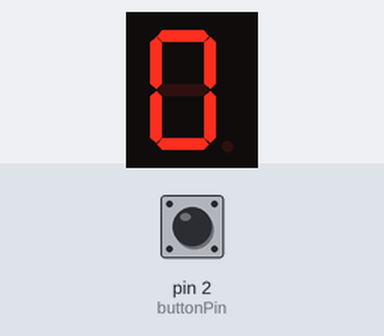
The sketch below on a simulated Arduino Uno, built with avr-gcc and run on an emulated ATmega328P. Shown: 1-digit seven-segment display. Wiring (inferred from the names in the program): 1-digit 7-segment display, segments lit when LOW: segments pin 5, pin 6, pin 7, pin 8, pin 9, pin 10, pin 11. The inputs (shaded band) are chosen by the test bench; at power-on: pin 2 (buttonPin) LOW. The segment pins are drawn as the display they are named for.

Above: at 2.8 s.
2.9 s: pin 2 (buttonPin) pulled HIGH for 3.2 s
At 6.8 s:
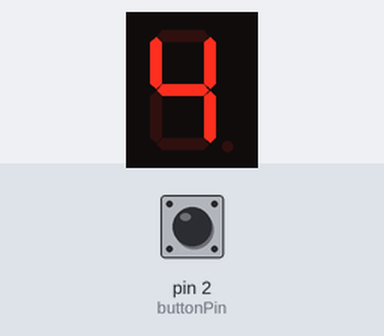
7.6 s: pin 2 (buttonPin) pulled HIGH for 1.2 s
At 9.9 s:
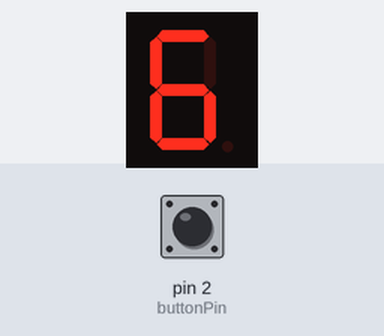
10.3 s: pin 2 (buttonPin) pulled HIGH for 1.2 s
At 12.0 s:
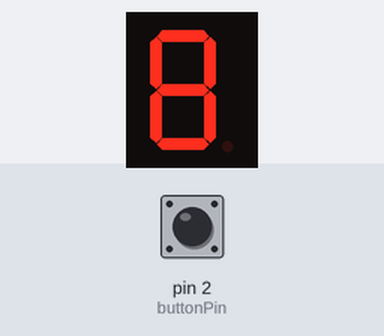
Timing chart, 0 to 13.5 s (numbered marks = the images above; inputs shaded):
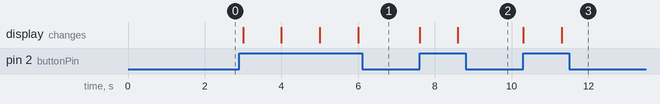

Measured:
- after the input at 2.9 s, the display: first changes after 0.10 s (image 1 shows a later state)
- after the input at 7.6 s, the display: first changes at once (image 2 shows a later state)
- after the input at 10.3 s, the display: first changes at once (image 3 shows a later state)

The sketch:

003_Display_de_7_segments_3.ino
```cpp
/**********************************************************************************
**                                                                               **
**                            Display de 7 segments                              **
**                                                                               **
**                                                                               **
**********************************************************************************/

//********** Includes *************************************************************

//********** Variables ************************************************************

const int ledA = 5;      // donar nom al pin 5 de l’Arduino
const int ledB = 6;      // donar nom al pin 6 de l’Arduino
const int ledC = 7;      // donar nom al pin 8 de l’Arduino
const int ledD = 8;      // donar nom al pin 9 de l’Arduino
const int ledE = 9;      // donar nom al pin 10 de l’Arduino
const int ledF = 10;     // donar nom al pin 11 de l’Arduino
const int ledG = 11;     // donar nom al pin 12 de l’Arduino
const int buttonPin = 2;
int buttonState = LOW;
int buttonPushCounter = 0;
unsigned long T = 1000;

//********** Setup ****************************************************************
void setup()
{
   pinMode(ledA, OUTPUT);
   pinMode(ledB, OUTPUT);
   pinMode(ledC, OUTPUT);
   pinMode(ledD, OUTPUT);
   pinMode(ledE, OUTPUT);
   pinMode(ledF, OUTPUT);
   pinMode(ledG, OUTPUT);
   pinMode(buttonPin, INPUT);
}

//********** loop *****************************************************************
void loop() {

  buttonState = digitalRead(buttonPin);
  if (buttonState == HIGH)
  {
    buttonPushCounter = buttonPushCounter + 1;
    if (buttonPushCounter == 1 )

  {


 // 1

  digitalWrite(ledA, HIGH);
  digitalWrite(ledB, LOW);
  digitalWrite(ledC, LOW);
  digitalWrite(ledD, HIGH);
  digitalWrite(ledE, HIGH);
  digitalWrite(ledF, HIGH);
  digitalWrite(ledG, HIGH);

  delay(T);
}
    else if (buttonPushCounter == 2 )
{
  // 2

  digitalWrite(ledA, LOW);
  digitalWrite(ledB, LOW);
  digitalWrite(ledC, HIGH);
  digitalWrite(ledD, LOW);
  digitalWrite(ledE, LOW);
  digitalWrite(ledF, HIGH);
  digitalWrite(ledG, LOW);

  delay(T);
}
    else if (buttonPushCounter == 3 )
{
  // 3

  digitalWrite(ledA, LOW);
  digitalWrite(ledB, LOW);
  digitalWrite(ledC, LOW);
  digitalWrite(ledD, LOW);
  digitalWrite(ledE, HIGH);
  digitalWrite(ledF, HIGH);
  digitalWrite(ledG, LOW);

  delay(T);
}
     else if (buttonPushCounter == 4 )
{
  // 4

  digitalWrite(ledA, HIGH);
  digitalWrite(ledB, LOW);
  digitalWrite(ledC, LOW);
  digitalWrite(ledD, HIGH);
  digitalWrite(ledE, HIGH);
  digitalWrite(ledF, LOW);
  digitalWrite(ledG, LOW);

  delay(T);
}
     else if (buttonPushCounter == 5 )
{
  // 5

  digitalWrite(ledA, LOW);
  digitalWrite(ledB, HIGH);
  digitalWrite(ledC, LOW);
  digitalWrite(ledD, LOW);
  digitalWrite(ledE, HIGH);
  digitalWrite(ledF, LOW);
  digitalWrite(ledG, LOW);

  delay(T);
}
     else if (buttonPushCounter == 6 )
{
  // 6

  digitalWrite(ledA, LOW);
  digitalWrite(ledB, HIGH);
  digitalWrite(ledC, LOW);
  digitalWrite(ledD, LOW);
  digitalWrite(ledE, LOW);
  digitalWrite(ledF, LOW);
  digitalWrite(ledG, LOW);

  delay(T);
}
     else if (buttonPushCounter == 7 )
{
  // 7

  digitalWrite(ledA, LOW);
  digitalWrite(ledB, LOW);
  digitalWrite(ledC, LOW);
  digitalWrite(ledD, HIGH);
  digitalWrite(ledE, HIGH);
  digitalWrite(ledF, HIGH);
  digitalWrite(ledG, HIGH);

  delay(T);
}
     else if (buttonPushCounter == 8 )
{
  // 8

  digitalWrite(ledA, LOW);
  digitalWrite(ledB, LOW);
  digitalWrite(ledC, LOW);
  digitalWrite(ledD, LOW);
  digitalWrite(ledE, LOW);
  digitalWrite(ledF, LOW);
  digitalWrite(ledG, LOW);

  delay(T);
}
    else if (buttonPushCounter == 9 )
{
  // 9

  digitalWrite(ledA, LOW);
  digitalWrite(ledB, LOW);
  digitalWrite(ledC, LOW);
  digitalWrite(ledD, HIGH);
  digitalWrite(ledE, HIGH);
  digitalWrite(ledF, LOW);
  digitalWrite(ledG, LOW);

  delay(T);
}
else
{
  // 0

  digitalWrite(ledA, LOW);
  digitalWrite(ledB, LOW);
  digitalWrite(ledC, LOW);
  digitalWrite(ledD, LOW);
  digitalWrite(ledE, LOW);
  digitalWrite(ledF, LOW);
  digitalWrite(ledG, HIGH);

  delay(T);

      buttonPushCounter = 0 ;
}
}
else if (buttonPushCounter == 0)
{
  // 0
    digitalWrite(ledA, LOW);
  digitalWrite(ledB, LOW);
  digitalWrite(ledC, LOW);
  digitalWrite(ledD, LOW);
  digitalWrite(ledE, LOW);
  digitalWrite(ledF, LOW);
  digitalWrite(ledG, HIGH);

  delay(T);

}
}
```
